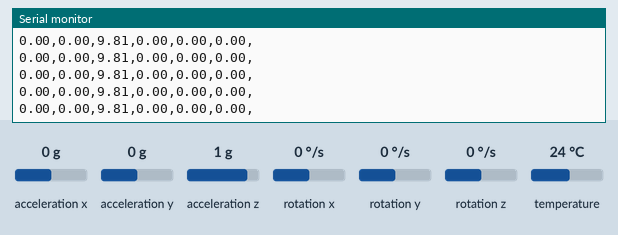
Bench run of a sketch on a simulated Arduino Uno, built with avr-gcc and run on an emulated ATmega328P. Parts: the last lines printed to the serial monitor. The inputs (shaded band) are chosen by the test bench; at power-on: acceleration x 0 g, acceleration y 0 g, acceleration z 1 g, rotation x 0 °/s, rotation y 0 °/s, rotation z 0 °/s, temperature 24 °C.

Above: at 1.2 s.
1.3 s: acceleration x set to -0.8 g
At 2.1 s:
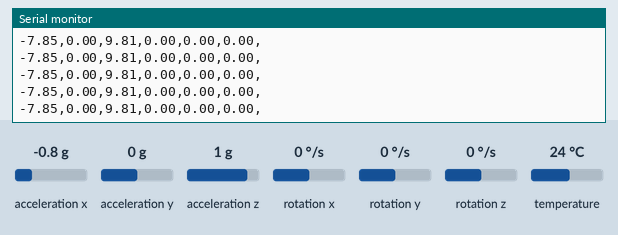
4.3 s: acceleration y set to -0.8 g
At 4.8 s:
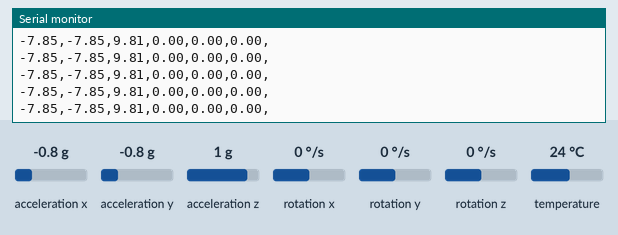
7.3 s: acceleration z set to -1.4 g
At 7.8 s:
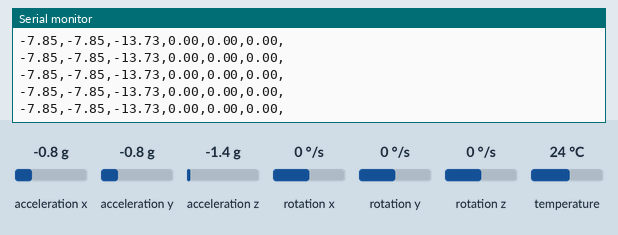
10.3 s: acceleration x set to 1.4 g
At 11.3 s:
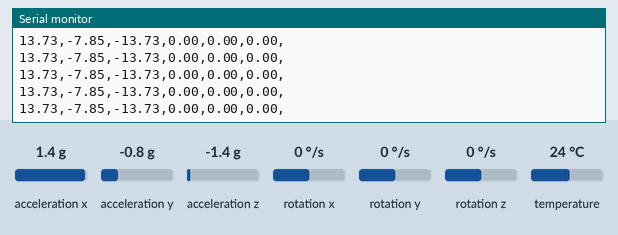
Timing chart, 0 to 11.6 s (numbered marks = the images above; inputs shaded):
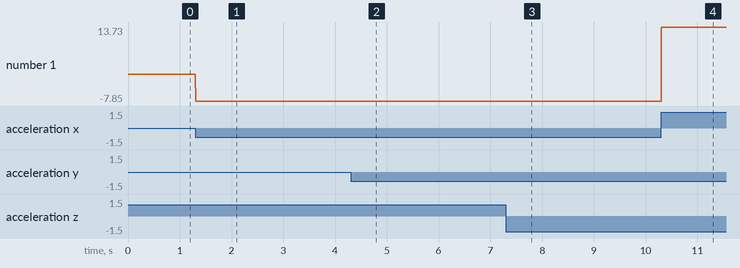

Measured:
- after the input at 1.3 s, the serial monitor: prints a new line at once (image 1)
- after the input at 4.3 s, the serial monitor: prints a new line at once (image 2)
- after the input at 7.3 s, the serial monitor: prints a new line at once (image 3)
- after the input at 10.3 s, the serial monitor: prints a new line at once (image 4)
- plotted number 1: 0 → -7.85 after the input at 1.3 s, -7.85 → 13.73 after the input at 10.3 s

The sketch:

GY_521_Test.ino
```cpp
//Main file, nothing to see here...
```

Z_Scrap1.ino
```cpp
//#include <Wire.h>
//
////#include //library allows communication with I2C / TWI devices
////#include //library includes mathematical functions
//
//const int MPU=0x68; //I2C address of the MPU-6050
//int16_t AcX,AcY,AcZ,Tmp,GyX,GyY,GyZ; //16-bit integers
//int AcXcal,AcYcal,AcZcal,GyXcal,GyYcal,GyZcal,tcal; //calibration variables
//double t,tx,tf,pitch,roll;
//
//void setup()
//{
//    Wire.begin(); //initiate wire library and I2C
//    Wire.beginTransmission(MPU); //begin transmission to I2C slave device
//    Wire.write(0x6B); // PWR_MGMT_1 register
//    Wire.write(0); // set to zero (wakes up the MPU-6050)
//    Wire.endTransmission(true); //ends transmission to I2C slave device
//    Serial.begin(115200); //serial communication at 9600 bauds
//}
//
//void loop()
//{
//    Wire.beginTransmission(MPU); //begin transmission to I2C slave device
//    Wire.write(0x3B); // starting with register 0x3B (ACCEL_XOUT_H)
//    Wire.endTransmission(false); //restarts transmission to I2C slave device
//    Wire.requestFrom(MPU,14,true); //request 14 registers in total
//
//    //Acceleration data correction
//    AcXcal = -950;
//    AcYcal = -300;
//    AcZcal = 0;
//
//    //Temperature correction
//    tcal = -1600;
//
//    //Gyro correction
//    GyXcal = 480;
//    GyYcal = 170;
//    GyZcal = 210;
//
//
//    //read accelerometer data
//    AcX=Wire.read()<<8|Wire.read(); // 0x3B (ACCEL_XOUT_H) 0x3C (ACCEL_XOUT_L)
//    AcY=Wire.read()<<8|Wire.read(); // 0x3D (ACCEL_YOUT_H) 0x3E (ACCEL_YOUT_L)
//    AcZ=Wire.read()<<8|Wire.read(); // 0x3F (ACCEL_ZOUT_H) 0x40 (ACCEL_ZOUT_L)
//
//    //read temperature data
//    Tmp=Wire.read()<<8|Wire.read(); // 0x41 (TEMP_OUT_H) 0x42 (TEMP_OUT_L)
//
//    //read gyroscope data
//    GyX=Wire.read()<<8|Wire.read(); // 0x43 (GYRO_XOUT_H) 0x44 (GYRO_XOUT_L)
//    GyY=Wire.read()<<8|Wire.read(); // 0x45 (GYRO_YOUT_H) 0x46 (GYRO_YOUT_L)
//    GyZ=Wire.read()<<8|Wire.read(); // 0x47 (GYRO_ZOUT_H) 0x48 (GYRO_ZOUT_L)
//
//    //temperature calculation
//    tx = Tmp + tcal;
//    t = tx/340 + 36.53; //equation for temperature in degrees C from datasheet
//    tf = (t * 9/5) + 32; //fahrenheit
//
//    //get pitch/roll
//    getAngle(AcX,AcY,AcZ);
//
//    //printing values to serial port
////    Serial.print("Angle: ");
////    Serial.print("Pitch = "); Serial.print(pitch);
////    Serial.print(" Roll = "); Serial.println(roll);
////
////    Serial.print("Accelerometer: ");
////    Serial.print("X = "); Serial.print(AcX + AcXcal);
////    Serial.print(" Y = "); Serial.print(AcY + AcYcal);
////    Serial.print(" Z = "); Serial.println(AcZ + AcZcal);
////
////    Serial.print("Temperature in celsius = "); Serial.print(t);
////    Serial.print(" fahrenheit = "); Serial.println(tf);
////
////    Serial.print("Gyroscope: ");
////    Serial.print("X = "); Serial.print(GyX + GyXcal);
////    Serial.print(" Y = "); Serial.print(GyY + GyYcal);
////    Serial.print(" Z = "); Serial.println(GyZ + GyZcal);
////
////    delay(1000);
//
//
////Serial.print(pitch);
////Serial.print(',')
////Serial.println(roll);
////Serial.print(',')
//
// Serial.print(AcX + AcXcal);
// Serial.print(',');
// Serial.print(AcY + AcYcal);
// Serial.print(',');
// Serial.print(AcZ + AcZcal);
// Serial.print(',');
//
//// Serial.print(t);
//// Serial.println(tf);
//
////Serial.print(GyX + GyXcal);
////Serial.print(',');
////Serial.print(GyY + GyYcal);
////Serial.print(',');
////Serial.print(GyZ + GyZcal);
////Serial.print(',');
//
//Serial.println();
//}
//
////function to convert accelerometer values into pitch and roll
//void getAngle(int Ax,int Ay,int Az)
//{
//    double x = Ax;
//    double y = Ay;
//    double z = Az;
//
//    pitch = atan(x/sqrt((y*y) + (z*z))); //pitch calculation
//    roll = atan(y/sqrt((x*x) + (z*z))); //roll calculation
//
//    //converting radians into degrees
//    pitch = pitch * (180.0/3.14);
//    roll = roll * (180.0/3.14) ;
//}
```

Z_main.ino
```cpp
//MPU6050 (An IMU) For the Lightwave

//NOTE: The MPU6050 board is labeled "6Y-521", and takes VCC=5v

//This library comes from: https://github.com/adafruit/Adafruit_MPU6050
//Please note: There is one more adafruit library which I had to install to make Adafruit_MPU6050.h work, and it was installed from the Arduino IDE's library manager (like the other MPU6050 libraries were), but I forgot what it was called in-case you're compiling this on a new computer (not Ryan Burgert's 2013 Macbook Pro)
#include <Adafruit_MPU6050.h>//Arduino Library: Adafruit MPU6050
#include <Adafruit_Sensor.h>//Arduino Library: "Adafruit Unified Sensor", find after searching "unified" See https://forum.arduino.cc/index.php?topic=471001.0
#include <Wire.h>


Adafruit_MPU6050 mpu;//TODO: How do I choose the pins to use for this MPU?

void setup(void)
{
  Serial.begin(115200);

  // Try to initialize!
  if (!mpu.begin()) {
    Serial.println("Failed to find MPU6050 chip");
    while (1) {
      delay(10);
    }
  }
  Serial.println("MPU6050 Found!");

  mpu.setAccelerometerRange(MPU6050_RANGE_8_G    );//All options: MPU6050_RANGE_2_G    , MPU6050_RANGE_4_G    , MPU6050_RANGE_8_G     , MPU6050_RANGE_16_G     (Specifies +=range in Grams)
  mpu.setGyroRange         (MPU6050_RANGE_1000_DEG);//All options: MPU6050_RANGE_250_DEG, MPU6050_RANGE_500_DEG, MPU6050_RANGE_1000_DEG, MPU6050_RANGE_2000_DEG (Specifies +=range in DEGrees per second)
  mpu.setFilterBandwidth   (MPU6050_BAND_44_HZ    );//All options: MPU6050_BAND_260_HZ  , MPU6050_BAND_184_HZ  , MPU6050_BAND_94_HZ    , MPU6050_BAND_44_HZ, MPU6050_BAND_21_HZ, MPU6050_BAND_10_HZ, MPU6050_BAND_5_HZ (I'm not sure exactly what this specifies...)
}

void loop()
{

  /* Get new sensor events with the readings */
  sensors_event_t a, g, temp;
  mpu.getEvent(&a, &g, &temp);

  Serial.print(a.acceleration.x);
  Serial.print(',');
  Serial.print(a.acceleration.y);
  Serial.print(',');
  Serial.print(a.acceleration.z);
  Serial.print(',');

  Serial.print(g.gyro.x);
  Serial.print(',');
  Serial.print(g.gyro.y);
  Serial.print(',');
  Serial.print(g.gyro.z);
  Serial.print(',');
//

  Serial.println();


  /* Print out the values */
  // Serial.print("Acceleration X: ");
  // Serial.print(a.acceleration.x);
  // Serial.print(", Y: ");
  // Serial.print(a.acceleration.y);
  // Serial.print(", Z: ");
  // Serial.print(a.acceleration.z);
  // Serial.println(" m/s^2");

  // Serial.print("Rotation X: ");
  // Serial.print(g.gyro.x);
  // Serial.print(", Y: ");
  // Serial.print(g.gyro.y);
  // Serial.print(", Z: ");
  // Serial.print(g.gyro.z);
  // Serial.println(" rad/s");

  // Serial.print("Temperature: ");
  // Serial.print(temp.temperature);
  // Serial.println(" degC");

  // Serial.println("");
  // delay(500);
}
```

Z_scrap_mode.ino
```cpp
////MPU6050 (An IMU) For the Lightwave
//
////NOTE: The MPU6050 board is labeled "6Y-521", and takes VCC=5v
//
////This library comes from: https://github.com/adafruit/Adafruit_MPU6050
////Please note: There is one more adafruit library which I had to install to make Adafruit_MPU6050.h work, and it was installed from the Arduino IDE's library manager (like the other MPU6050 libraries were), but I forgot what it was called in-case you're compiling this on a new computer (not Ryan Burgert's 2013 Macbook Pro)
//#include <Adafruit_MPU6050.h>//Arduino Library: Adafruit MPU6050
//#include <Adafruit_Sensor.h>//Arduino Library: "Adafruit Unified Sensor", find after searching "unified" See https://forum.arduino.cc/index.php?topic=471001.0
//#include <Wire.h>
//
//
//Adafruit_MPU6050 mpu;//TODO: How do I choose the pins to use for this MPU?
//
//void setup(void)
//{
//  Serial.begin(115200);
//
//  // Try to initialize!
//  if (!mpu.begin()) {
//    Serial.println("Failed to find MPU6050 chip");
//    while (1) {
//      delay(10);
//    }
//  }
//  Serial.println("MPU6050 Found!");
//
//  mpu.setAccelerometerRange(MPU6050_RANGE_8_G    );//All options: MPU6050_RANGE_2_G    , MPU6050_RANGE_4_G    , MPU6050_RANGE_8_G     , MPU6050_RANGE_16_G     (Specifies +=range in Grams)
//  mpu.setGyroRange         (MPU6050_RANGE_1000_DEG);//All options: MPU6050_RANGE_250_DEG, MPU6050_RANGE_500_DEG, MPU6050_RANGE_1000_DEG, MPU6050_RANGE_2000_DEG (Specifies +=range in DEGrees per second)
//  mpu.setFilterBandwidth   (MPU6050_BAND_44_HZ    );//All options: MPU6050_BAND_260_HZ  , MPU6050_BAND_184_HZ  , MPU6050_BAND_94_HZ    , MPU6050_BAND_44_HZ, MPU6050_BAND_21_HZ, MPU6050_BAND_10_HZ, MPU6050_BAND_5_HZ (I'm not sure exactly what this specifies...)
//}
//
//char mode='a';
//
//void loop() {
//
//  while(Serial.available()>0)
//  {
//    int new_mode=Serial.read();
//    switch(new_mode)
//    {
//      case 'b':
//        mode=(char)new_mode;
//        Serial.println("Set to mode 'b': gyroscope mode");
//        delay(1000);
//        break;
//      case 'a':
//        mode=(char)new_mode;
//        Serial.println("Set to mode 'a': accel mode");
//        delay(1000);
//        break;
//      default:
//        Serial.print("Invalid mode:");
//        Serial.print((char)new_mode);
//        Serial.println();
//        delay(1000);
//    }
//  }
//  /* Get new sensor events with the readings */
//  sensors_event_t a, g, temp;
//  mpu.getEvent(&a, &g, &temp);
//
//  if(mode=='a')
//  {
//    Serial.print(a.acceleration.x);
//    Serial.print(',');
//    Serial.print(a.acceleration.y);
//    Serial.print(',');
//    Serial.print(a.acceleration.z);
//    Serial.print(',');
//  }
//  else if(mode=='b')
//  {
//   Serial.print(g.gyro.x);
//   Serial.print(',');
//   Serial.print(g.gyro.y);
//   Serial.print(',');
//   Serial.print(g.gyro.z);
//   Serial.print(',');
//  }
//
//  Serial.println();
//
//
//  /* Print out the values */
//  // Serial.print("Acceleration X: ");
//  // Serial.print(a.acceleration.x);
//  // Serial.print(", Y: ");
//  // Serial.print(a.acceleration.y);
//  // Serial.print(", Z: ");
//  // Serial.print(a.acceleration.z);
//  // Serial.println(" m/s^2");
//
//  // Serial.print("Rotation X: ");
//  // Serial.print(g.gyro.x);
//  // Serial.print(", Y: ");
//  // Serial.print(g.gyro.y);
//  // Serial.print(", Z: ");
//  // Serial.print(g.gyro.z);
//  // Serial.println(" rad/s");
//
//  // Serial.print("Temperature: ");
//  // Serial.print(temp.temperature);
//  // Serial.println(" degC");
//
//  // Serial.println("");
//  // delay(500);
//}
```
